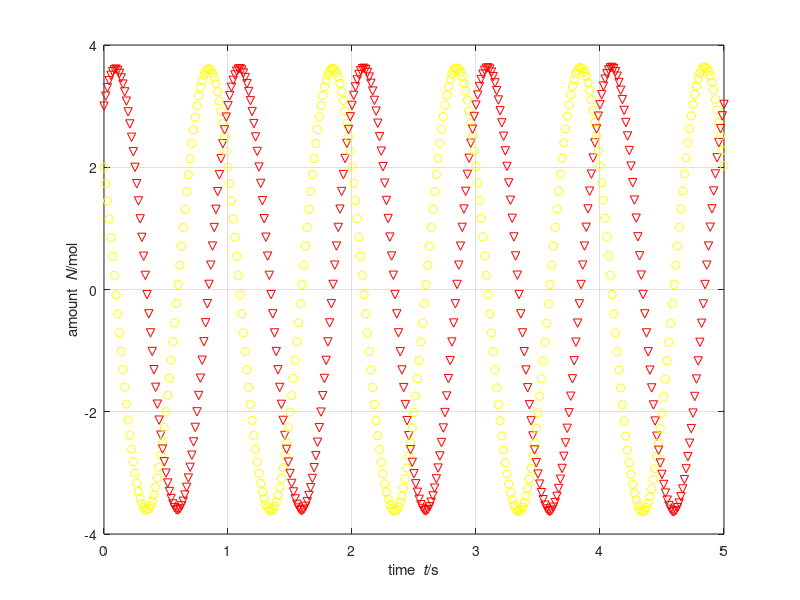

Here is the MATLAB script that generated this plot:
%%% Numerical time integration of imaginary chemical reaction

%% Constants
lambda = 6.283; % s^-1: conversion rate

%% Initial conditions
t = 0; % s: initial time
Na = 2; % mol: volume content substance a
Nb = 3; % mol: volume content substance b

%% Boundary conditions
Ja = 0; % mol/s: influx substance a
Jb = 0; % mol/s: influx substance b

%% Time-iteration parameters
t1 = 5; % s: duration of time integration
dt = 0.0001; % s: time step %@

%% Plotting
dtplot = t1/360; % time interval between plots
tplot = dtplot; % time for next plot
figure
plot(t, Na, 'oy')
xlim([0, t1])
xlabel('time {\it t}/s'); ylabel('amount {\it N}/mol')
grid on; hold on
plot(t, Nb, 'vr') %@

%% Numerical time integration
while t < t1
  %% constitutive relations
  Ra = -lambda * Nb;
  Rb = lambda * Na;

  %% step forward in time with balance laws
  t = t + dt;
  Na = Na + (Ja + Ra) * dt;
  Nb = Nb + (Jb + Rb) * dt; %@

  %% plot
  if t > tplot
    plot(t, Na, 'oy')
    plot(t, Nb, 'vr')
    pause(0)
    tplot = tplot + dtplot;
  end %@
end
